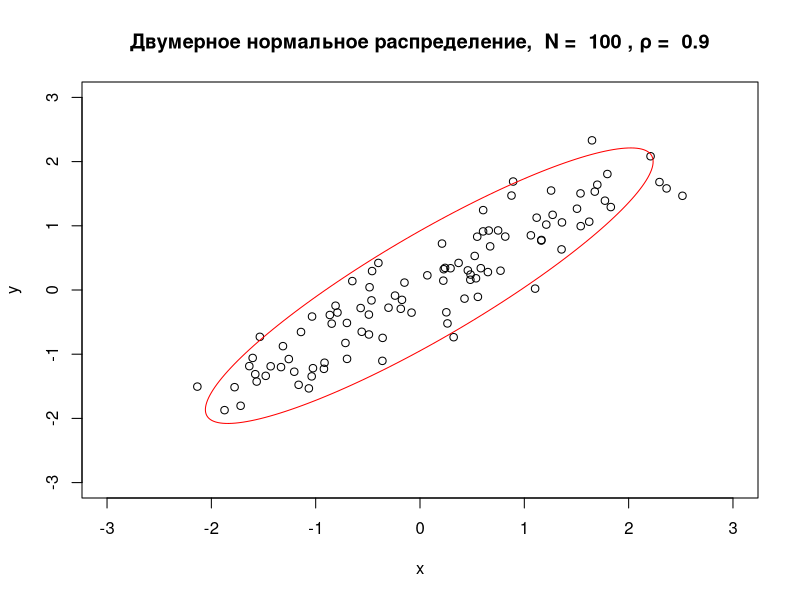

Write the R code that produced this figure.
library(mixtools)  
library(MASS)
library(sfsmisc)
library(sp)
#library(NBPSeq)
GetEllipsePoints <- function(m.x, m.y, sigma, q = 0.75, n = 200)
{
  k <- qchisq(q, 2) 
  sigma <- k * sigma 
  e <- eigen(sigma) 
  angles <- seq(0, 2*pi, length.out=n) 
  cir1.points <- rbind(cos(angles), sin(angles))
  ellipse.centered <- (e$vectors %*% diag(sqrt(abs(e$values)))) %*% cir1.points 
  ellipse.biased <- ellipse.centered + c(m.x, m.y) 
  return(ellipse.biased)
}

ellipse_bvn <- function(bvn, N, rho) 
{
  plot(bvn, pch = 1,lwd = 1, xlim=c(-3,3), ylim=c(-3,3),
       main = paste("Двумерное нормальное распределение, ","N = ", N, ", ρ = ", rho))

  m.x <- mean(bvn[, 1])
  m.y <- mean(bvn[, 2])
  p <- GetEllipsePoints(m.x, m.y, sigma, 0.9)
  points(p[1, ], p[2, ], type="l", col="red")
  
}

quad <- function(bvn, N) {
  v <- replicate(4, 0)
  for (i in 1:N) {
    x <- bvn[i,1]
    y <- bvn[i,2]
    if (x > 0  && y > 0) {
      v[1] <- v[1] + 1
    } 
    else if (x < 0  && y > 0) {
      v[2] <- v[2] + 1
    }
    else if (x < 0  && y < 0) {
      v[3] <- v[3] + 1
    }
    else if (x > 0  && y < 0) {
      v[4] <- v[4] + 1
    }
  }
  for (i in 1:4) {
    v[i] <- v[i] / N
  }
  res <- v[1]+v[3]-v[2]-v[4]
  return(res)
}

research_correlation <- function(N, rho)
{
  
  mu1 <- 0; s1 <- 1
  mu2 <- 0; s2 <- 1
  mu <- c(mu1,mu2)
  sigma <- matrix(c(s1^2, s1*s2*rho, s1*s2*rho, s2^2), 2)
  
  x <- 1:4
  rho_pearson <- 0
  rho_spearman <- 0
  rho_quad <- 0
  for (i in 1:1000) {
    bvn <- mvrnorm(N, mu = mu, Sigma = sigma)
    rho_pearson[i] <- cor(bvn[, 1], bvn[, 2], method = "pearson")
    rho_spearman[i] <- cor(bvn[, 1], bvn[, 2], method = "spearman")
    rho_quad[i] <- quad(bvn, N)
  }
  print(c(mean(rho_pearson), mean(rho_spearman), mean(rho_quad)))
  print(c(mean(rho_pearson^2), mean(rho_spearman^2), mean(rho_quad^2)))
  print(c(var(rho_pearson), var(rho_spearman), var(rho_quad)))
}

#------------------------------------------------------------------------------
N <- 100
rho <- 0.9
mu1 <- 0; s1 <- 1
mu2 <- 0; s2 <- 1
mu <- c(mu1,mu2)

sigma <- matrix(c(s1^2, s1*s2*rho, s1*s2*rho, s2^2), 2)
bvn <- mvrnorm(N, mu = mu, Sigma = sigma )
colnames(bvn) <- c("x","y")

ellipse_bvn(bvn, N, rho) 
#------------------------------------------------------------------------------
N <- 60
rho <- 0
research_correlation(N, rho)
#------------------------------------------------------------------------------
